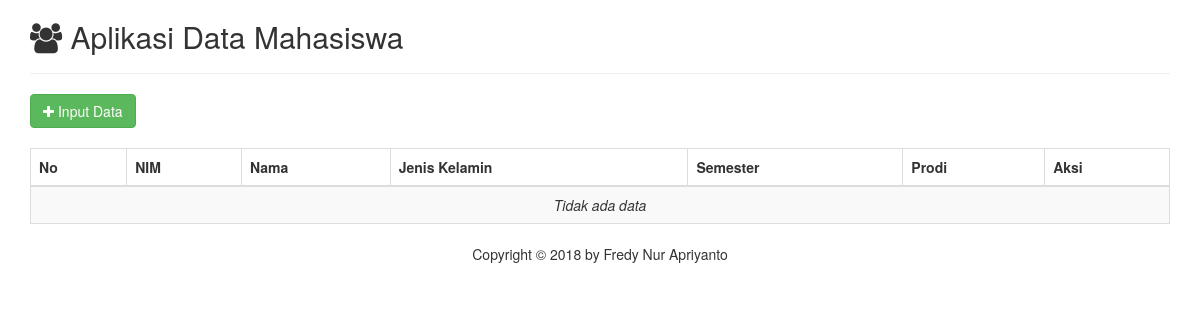
Before: / with the older database file.
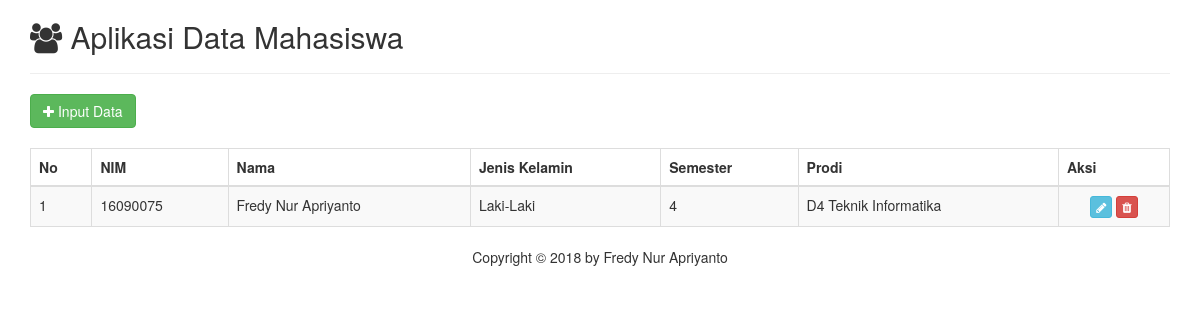
After: the same page with the newer database file.
### tables this page shows
CREATE TABLE `mahasiswa` (
  `nim` varchar(8) NOT NULL,
  `nama` varchar(100) NOT NULL,
  `jenis_kelamin` varchar(9) NOT NULL,
  `semester` int(1) NOT NULL,
  `prodi` varchar(50) NOT NULL
);

### index.php (the view, shortened to what this page needs)
<?php
    include_once('template/head.php');
?>
<body>
    <div class="row">
        <div class="container">
            <h2><i class="fa fa-users"></i> Aplikasi Data Mahasiswa</h2>
            <hr>
            <a href="input.php" class="btn btn-success"><i class="fa fa-plus"></i> Input Data</a>
            <br><br>
            <table class="table table-striped table-bordered table-hover" id="tb-mahasiswa">
                <thead>
                    <tr>
                        <th>No</th>
                        <th>NIM</th>
                        <th>Nama</th>
                        <th>Jenis Kelamin</th>
                        <th>Semester</th>
                        <th>Prodi</th>
                        <th>Aksi</th>
                    </tr>
                </thead>
                <tbody>
                <?php
                    $koneksiObj = new Koneksi();
                    $koneksi = $koneksiObj->getKoneksi();
                    $query = "select * from mahasiswa";
                    $data = $koneksi->query($query);
                    if($data->num_rows <= 0){
                        echo "<tr>";
                        echo "<td colspan='7' class='text-center'><i>Tidak ada data</i></td>";
                        echo "</tr>";
                    } else{
                        while($row = $data->fetch_assoc()){
                            $no = 1;
                            echo "<tr>";
                            echo "<td>".$no++."</td>";
                            echo "<td class='center'>".$row['nim']."</td>";
                            echo "<td>".$row['nama']."</td>";
                            echo "<td>".$row['jenis_kelamin']."</td>";
                            echo "<td class='center'>".$row['semester']."</td>";
                            echo "<td>".$row['prodi']."</td>";
                            echo '<td class="text-center"><a href="form-edit.php?nim='.$row['nim'].'" class="btn btn-info btn-xs"><i class="fa fa-pencil"></i></a>';
                            echo ' <a href="hapus.php?nim='.$row['nim'].'" class="btn btn-danger btn-xs"><i class="fa fa-trash"></i></a></td>';
                            echo "</tr>";
                        }
                    }
                ?>
                </tbody>
            </table>
        </div>
    </div>
    <footer>
        <p class="text-center">Copyright &copy; 2018 by Fredy Nur Apriyanto</p>
    </footer>
</body>
</html>

### template/head.php (shortened to what this page needs)
<!DOCTYPE html>
<html lang="en">
<head>
    <link rel="stylesheet" href="assets/bootstrap/css/bootstrap.min.css">
    <link rel="stylesheet" href="assets/font-awesome/css/font-awesome.min.css">
</head>

Changed rows visible on the page:
added mahasiswa: nim "16090075", nama "Fredy Nur Apriyanto", jenis_kelamin "Laki-Laki", semester "4", prodi "D4 Teknik Informatika"
Other visible differences:
text no longer shown: "Tidak ada data"
